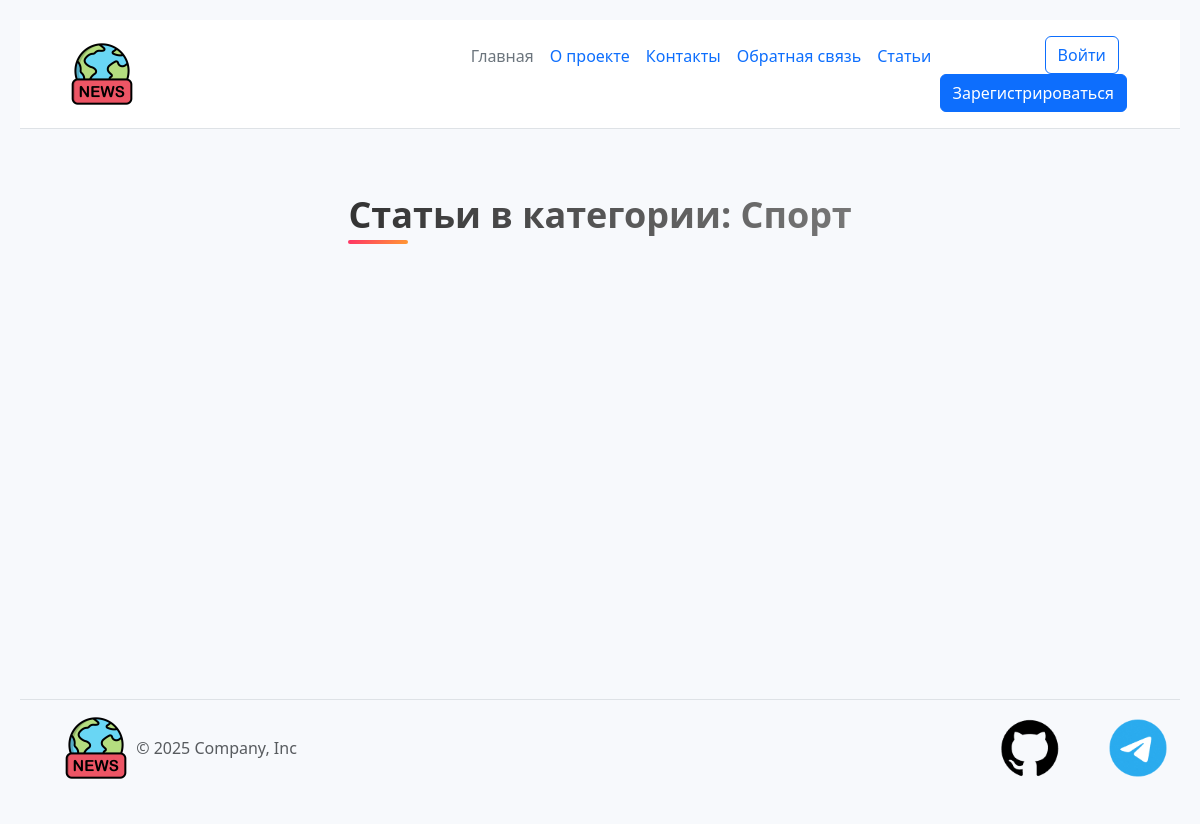
/articles/sports, run on an earlier commit of the app's database.
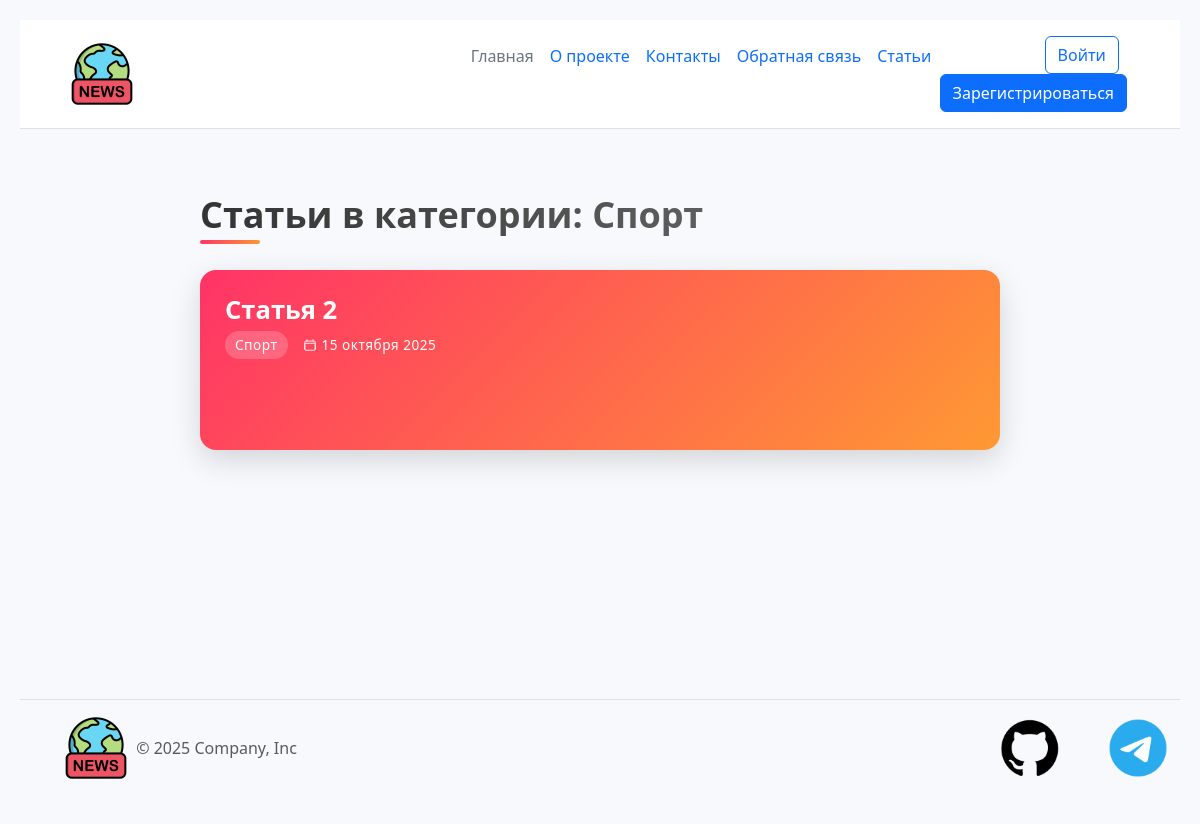
And on a later commit of the database.
### models.py (models this page shows, shortened)
class Article(db.Model):
    __tablename__ = 'article'
    id = db.Column(db.Integer, primary_key=True)
    title = db.Column(db.String(200), nullable=False)
    text = db.Column(db.Text, nullable=False)
    category = db.Column(db.String(50), default="general")
    created_date = db.Column(db.DateTime(timezone=True), default=lambda: datetime.now(timezone.utc))
    user_id = db.Column(db.Integer, db.ForeignKey('user.id'), nullable=False)
    comments = db.relationship('Comment', backref='article', lazy=True, cascade='all, delete-orphan')

### app.py (the view)
@app.route("/articles/<category>")
def articles_category(category):
    if category not in CATEGORIES:
        return "Категория не найдена"
    articles = Article.query.filter_by(category=category).all()
    today_utc = datetime.now(timezone.utc).date()
    for article in articles:
        article.is_new = article.created_date.date() == today_utc if article.created_date else False
    category_name = CATEGORIES[category]
    return render_template('articles.html', articles=articles, category_name=category_name, CATEGORIES=CATEGORIES)

### app.py (called while the page is built)
def russian_date(value):
    if isinstance(value, (datetime, date)):
        months = [
    'января', 'февраля', 'марта', 'апреля', 'мая', 'июня',
    'июля', 'августа', 'сентября', 'октября', 'ноября', 'декабря'
    ]
        return f"{value.day} {months[value.month - 1]} {value.year}"
    return value

### templates/articles.html (shortened to what this page needs)
{% extends 'base.html' %}
{% block content %}
<div class="container">
        <h1 class="section-title">
        </h1>
        <div class="blog-cards">
            {% for article in articles %}
            <div class="blog-card">
                <div class="card-header">
                    <div>
                        <h2 class="card-title">{{ article.title }}</h2>
                        <div class="meta-info">
                            <span class="tag">{{ CATEGORIES.get(article.category, article.category) }}</span>
                            <span class="date">
                                 {{ article.created_date | russian_date }}
                            </span>
                        </div>
                    </div>
                </div>
                <div class="pattern"></div>
            </div>
            {% endfor %}
        </div>
    </div>
{% endblock %}

What changed in the data, as far as the page shows it:
added Article: title "Статья 2", get "Спорт", created_date|russian_date "15 октября 2025"
